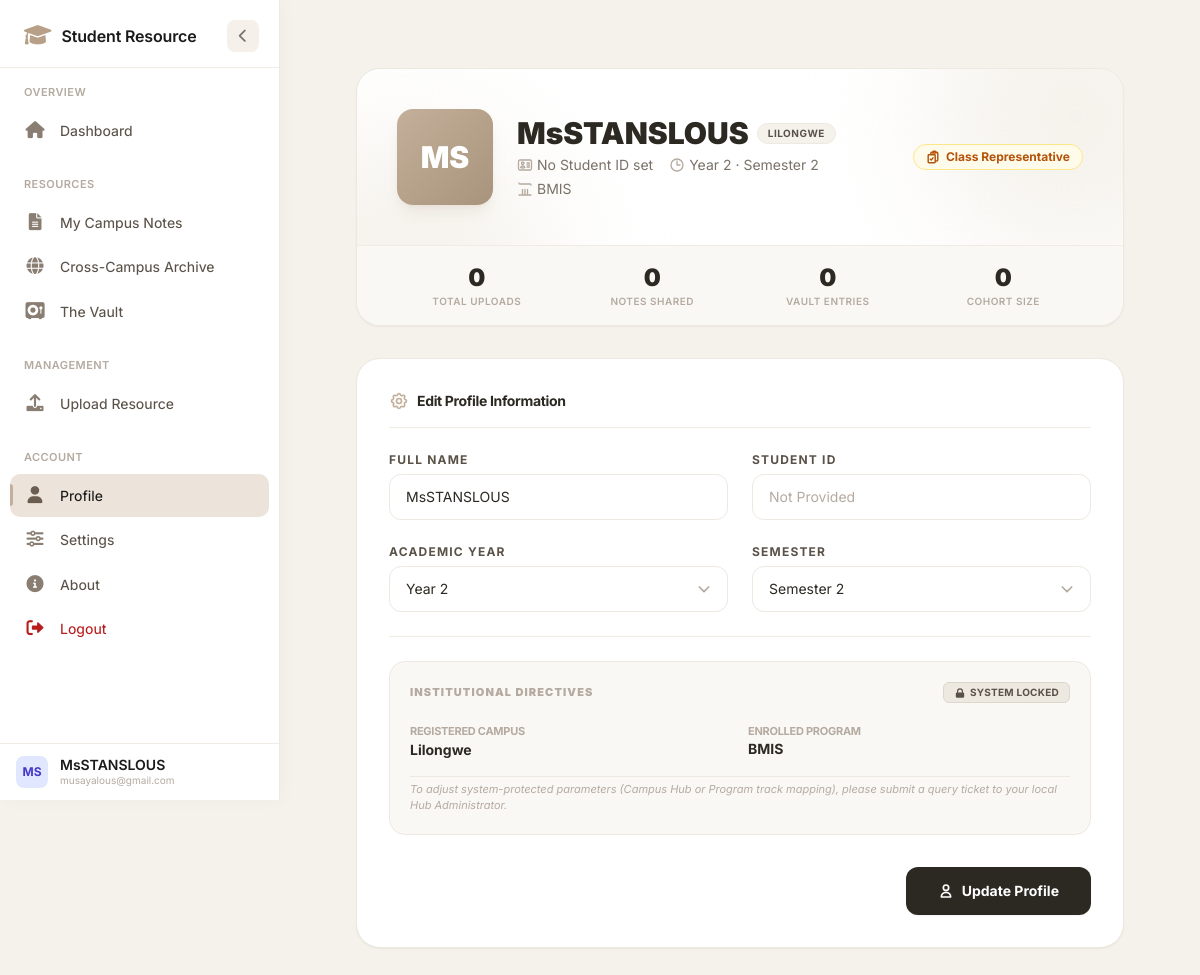
/profile (signed in), run on an earlier commit of the app's database.
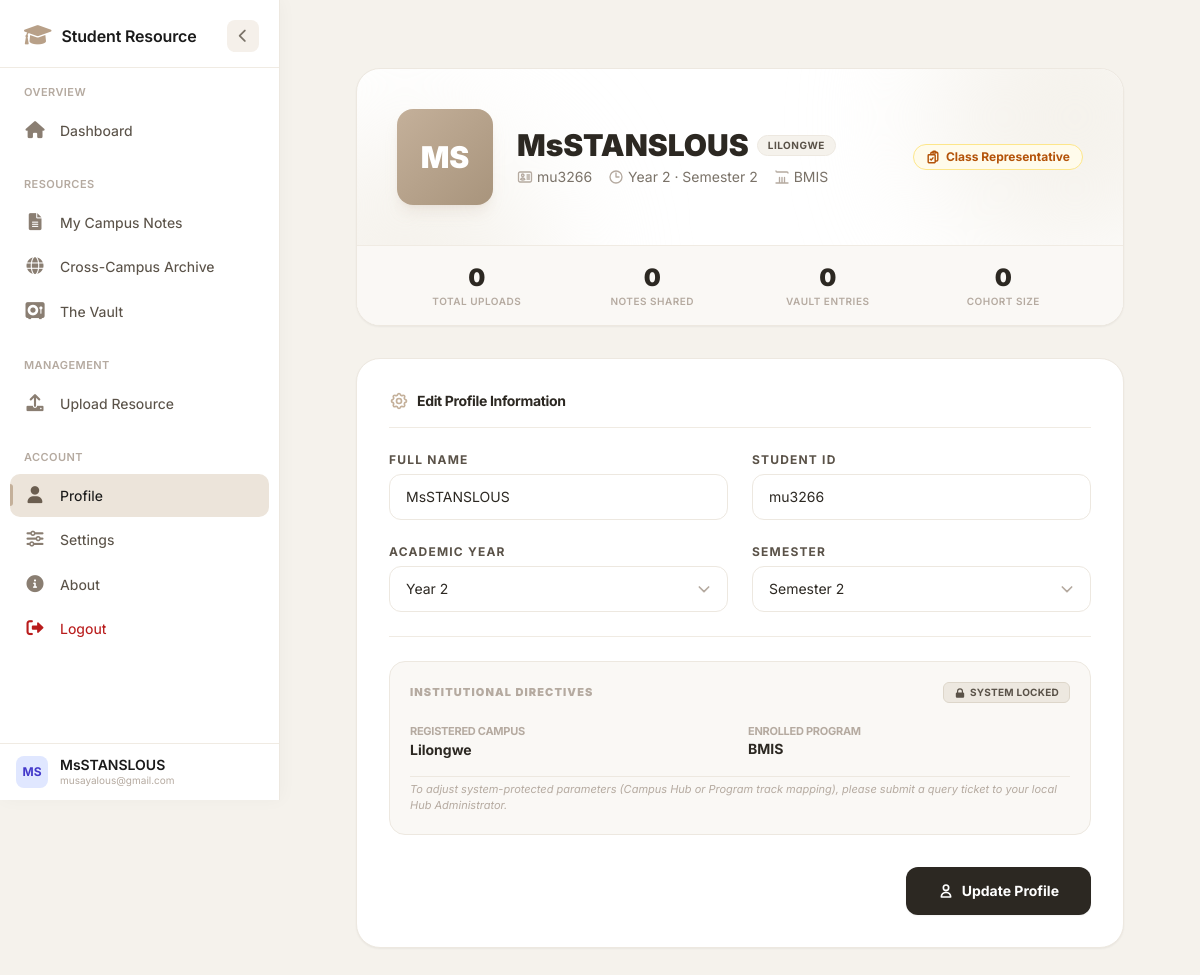
And on a later commit of the database.
### app/models.py (models this page shows)
class User(db.Model, UserMixin):
    id = db.Column(db.Integer, primary_key=True)
    full_name = db.Column(db.String(100), nullable=False)
    email = db.Column(db.String(120), unique=True, nullable=False)
    password_hash = db.Column(db.String(128), nullable=False)
    campus = db.Column(db.String(50), nullable=False)
    student_id = db.Column(db.String(20), nullable=True)
    phone_number = db.Column(db.String(15), nullable=True)
    year = db.Column(db.Integer, default=1)
    semester = db.Column(db.Integer, default=1)
    program_id = db.Column(db.Integer, db.ForeignKey('program.id'), nullable=False)
    is_approved = db.Column(db.Boolean, default=False)
    is_class_rep = db.Column(db.Boolean, default=False)
    is_admin = db.Column(db.Boolean, default=False)
    created_at = db.Column(db.DateTime, default=datetime.utcnow)
    theme_preference = db.Column(db.String(20), default='light')  # 'light' or 'dark'
    language_preference = db.Column(db.String(10), default='en')  # 'en' for now
    is_active = db.Column(db.Boolean, default=True)  # soft delete flag

### app/core/routes.py (the view, shortened to what this page needs)
@core.route('/profile', methods=['GET', 'POST'])
@login_required
def profile():
    programs = Program.query.all()
    pending_request = TransferRequest.query.filter_by(user_id=current_user.id, status='pending').first()
    return render_template('core/student/profile.html', user=current_user, programs=programs,
                           pending_request=pending_request)

### app/__init__.py (called while the page is built)
@login_manager.user_loader
def load_user(user_id):
    return User.query.get(int(user_id))

### app/templates/core/student/profile.html (shortened to what the changed rows need)
{% extends 'base.html' %}
{% block content %}
<div class="space-y-8 max-w-5xl mx-auto px-4 sm:px-6 lg:px-8 relative">
    <div class="relative bg-white rounded-3xl shadow-sm border border-[#ede8e0] overflow-hidden">
        <div class="relative z-10 p-8 sm:p-10 flex flex-col sm:flex-row items-start sm:items-center gap-6">
            <div class="flex-shrink-0">
                <div class="h-24 w-24 rounded-2xl bg-gradient-to-br from-[#c4b09a] to-[#a8947c] flex items-center justify-center text-3xl font-black text-white shadow-lg shadow-[#c4b09a]/20">
                    {{ user.full_name[:2].upper() }}
                </div>
            </div>
            <div class="flex-1 min-w-0">
                <div class="flex flex-wrap items-center gap-2">
                    <h1 class="text-2xl sm:text-3xl font-black text-[#2c2822] truncate">{{ user.full_name }}</h1>
                    <span class="inline-flex items-center px-2.5 py-0.5 rounded-full text-[10px] font-bold bg-[#f5f2ec] text-[#5a5248] border border-[#ede8e0] uppercase tracking-wider">
                        {{ user.campus }}
                    </span>
                </div>
                <div class="mt-1 flex flex-wrap items-center gap-x-4 gap-y-1 text-sm text-[#7a7268]">
                    <span class="flex items-center gap-1">
                        {{ user.student_id or 'No Student ID set' }}
                    </span>
                    <span class="flex items-center gap-1">
                        <svg class="w-4 h-4 text-[#b5aaa0]" fill="none" stroke="currentColor" stroke-width="2" viewBox="0 0 24 24"><path stroke-linecap="round" stroke-linejoin="round" d="M12 6v6h4.5m4.5 0a9 9 0 11-18 0 9 9 0 0118 0z"/></svg>
                        Year {{ user.year }} · Semester {{ user.semester }}
                    </span>
                    <span class="flex items-center gap-1">
                        <svg class="w-4 h-4 text-[#b5aaa0]" fill="none" stroke="currentColor" stroke-width="2" viewBox="0 0 24 24"><path stroke-linecap="round" stroke-linejoin="round" d="M12 21v-8.25M15.75 21v-8.25M8.25 21v-8.25M3 21h18M4.5 4.5h15M4.5 4.5a1.5 1.5 0 01-1.5-1.5m16.5 1.5a1.5 1.5 0 011.5 1.5"/></svg>
                        {{ user.program.name }}
                    </span>
                </div>
            </div>
        </div>
    </div>
    <form id="profile-config-form" action="{{ url_for('core.profile') }}" method="POST" class="bg-white border border-[#ede8e0] rounded-3xl p-8 shadow-sm space-y-6">
        <div class="flex items-center gap-2 border-b border-[#f0ebe3] pb-4">
            <h2 class="text-sm font-bold text-[#2c2822] tracking-tight">Edit Profile Information</h2>
        </div>
        <div class="grid grid-cols-1 md:grid-cols-2 gap-6">
            <div>
                <label class="block text-xs font-bold uppercase text-[#5a5248] tracking-widest mb-1.5">Full Name</label>
                <input type="text" name="fullname" value="{{ user.full_name }}" required
                       class="block w-full px-4 py-3 bg-white border border-[#ede8e0] rounded-xl text-sm text-[#2c2822] focus:outline-none focus:ring-2 focus:ring-[#c4b09a]/20 focus:border-[#c4b09a] transition-all placeholder:text-[#b5aaa0]">
            </div>
            <div>
                <label class="block text-xs font-bold uppercase text-[#5a5248] tracking-widest mb-1.5">Student ID</label>
                <input type="text" name="student_id" value="{{ user.student_id or '' }}" placeholder="Not Provided"
                       class="block w-full px-4 py-3 bg-white border border-[#ede8e0] rounded-xl text-sm text-[#2c2822] focus:outline-none focus:ring-2 focus:ring-[#c4b09a]/20 focus:border-[#c4b09a] transition-all placeholder:text-[#b5aaa0]">
            </div>
        </div>
        <div class="grid grid-cols-1 md:grid-cols-2 gap-6">
            <div>
                <div class="relative">
                    <select name="year" class="block w-full px-4 py-3 bg-white border border-[#ede8e0] rounded-xl text-sm text-[#2c2822] focus:outline-none focus:ring-2 focus:ring-[#c4b09a]/20 focus:border-[#c4b09a] transition-all appearance-none cursor-pointer">
                        <option value="2" {% if user.year == 2 %}selected{% endif %}>Year 2</option>
                    </select>
                    <div class="pointer-events-none absolute inset-y-0 right-4 flex items-center text-[#b5aaa0]">
                    </div>
                </div>
            </div>
            <div>
                <div class="relative">
                    <select name="semester" class="block w-full px-4 py-3 bg-white border border-[#ede8e0] rounded-xl text-sm text-[#2c2822] focus:outline-none focus:ring-2 focus:ring-[#c4b09a]/20 focus:border-[#c4b09a] transition-all appearance-none cursor-pointer">
                        <option value="2" {% if user.semester == 2 %}selected{% endif %}>Semester 2</option>
                    </select>
                    <div class="pointer-events-none absolute inset-y-0 right-4 flex items-center text-[#b5aaa0]">
                    </div>
                </div>
            </div>
        </div>
        <div class="bg-[#faf8f5] border border-[#ede8e0] rounded-2xl p-5 space-y-4 relative overflow-hidden">
            <div class="grid grid-cols-1 sm:grid-cols-2 gap-4 relative z-10 pt-1">
                <div>
                    <p class="text-[11px] font-bold text-[#b5aaa0] uppercase tracking-tight">Registered Campus</p>
                    <p class="text-sm font-bold text-[#2c2822]">{{ user.campus }}</p>
                </div>
            </div>
        </div>
    </form>
</div>
{% endblock %}

### app/templates/base.html (shortened to what the changed rows need)
<!DOCTYPE html>
<html lang="en">
<head>
    <link rel="stylesheet" href="https://cdnjs.cloudflare.com/ajax/libs/font-awesome/6.0.0-beta3/css/all.min.css" />
    <script src="https://cdn.tailwindcss.com"></script>
</head>
<body class="{% if current_user.is_authenticated and current_user.theme_preference == 'dark' %}dark-theme{% endif %}">
    <aside class="sidebar" id="sidebar" data-turbo-permanent role="navigation" aria-label="Main navigation">
        <div class="sidebar-footer" style="border-top:1px solid #f0ebe3; padding:12px 16px; flex-shrink:0;">
            <div class="flex items-center space-x-3">
                <div class="h-8 w-8 rounded-lg bg-indigo-100 text-indigo-700 font-bold text-xs flex items-center justify-center flex-shrink-0">
                    {% if current_user.is_authenticated %}{{ current_user.full_name[:2].upper() }}{% else %}GS{% endif %}
                </div>
                <div class="flex flex-col min-w-0">
                    <span class="text-sm font-semibold text-[#1a1a1a] truncate leading-tight">
                        {% if current_user.is_authenticated %}{{ current_user.full_name }}{% else %}Guest{% endif %}
                    </span>
                    <span class="text-[10px] text-[#b5aaa0] truncate">{{ current_user.email if current_user.is_authenticated else 'Not logged in' }}</span>
                </div>
            </div>
        </div>
    </aside>
    <main class="main-content" id="mainContent">
        <div class="max-w-7xl mx-auto pb-12">
            {% block content %}{% endblock %}
        </div>
    </main>
</body>
</html>

What changed in the data, as far as the page shows it:
changed User "MS": student (not shown) → "mu3266"; student_id (not shown) → "mu3266"
Also different on the page:
{{ user.student_id or 'No Student ID set' }}: "No Student ID set" → (not shown)
